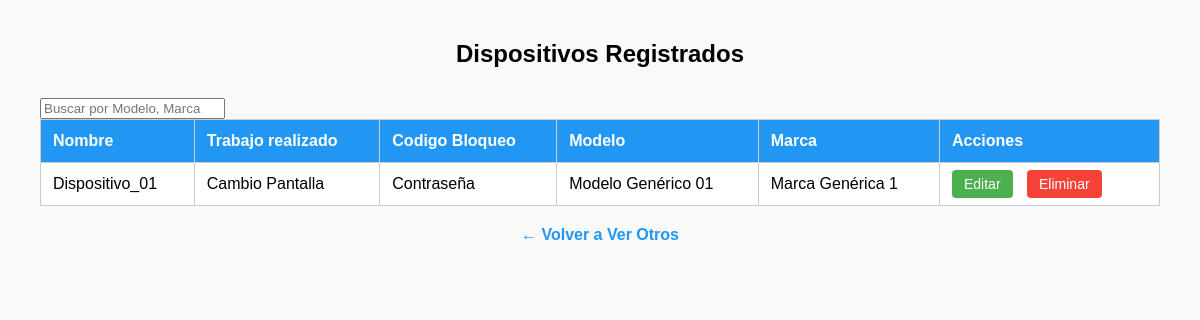
Before: /ver_dispositivos/ with the older database file.
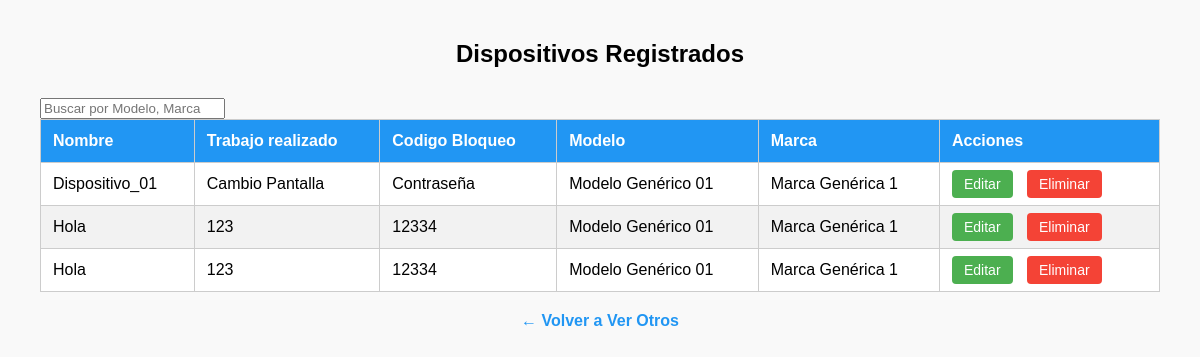
After: the same page with the newer database file.
### Modelos/models.py (models this page shows, shortened)
class Dispositivo(models.Model):
    Nombre = models.CharField(max_length=30)
    Trabajo_realizado = models.CharField(max_length=100)
    Codigo_Bloqueo = models.CharField(max_length=50)
    modelo = models.ForeignKey(Modelo,on_delete=models.CASCADE)
    Activo = models.BooleanField(default=True)

class Modelo(models.Model):
    Modelo = models.CharField(max_length=50)
    Marca = models.ForeignKey(Marca, on_delete=models.CASCADE)
    def __str__(self):
        return self.Modelo

class Marca(models.Model):
    Marca = models.CharField(max_length=20)

### Modelos/views.py (the view)
# urls.py: path('ver_dispositivos/', views.ver_dispositivos, name='ver_dispositivos'),
def ver_dispositivos(request):
    dispositivos = Dispositivo.objects.filter(Activo=True)
    return render(request, 'ver_dispositivos.html', {'dispositivos': dispositivos})

### Templates/ver_dispositivos.html (shortened to what this page needs)
<!DOCTYPE html>
<html lang="es">
<head>
</head>
<body>
    <h2>Dispositivos Registrados</h2>
        <div class="buscador">
        <input type="text" id="busqueda" onkeyup="filtrarTabla()" placeholder="Buscar por Modelo, Marca">
        </div>
    <table id="tabla-Dispositivo">
        <thead>
            <tr>
                <th>Nombre</th>
                <th>Trabajo realizado</th>
                <th>Codigo Bloqueo</th>
                <th>Modelo</th>
                <th>Marca</th>
                <th>Acciones</th>
            </tr>
        </thead>
        <tbody>
            {% for Dispositivo in dispositivos %}
            <tr>
                <td>{{ Dispositivo.Nombre }}</td>
                <td>{{ Dispositivo.Trabajo_realizado }}</td>
                <td>{{ Dispositivo.Codigo_Bloqueo }}</td>
                <td>{{ Dispositivo.modelo }}</td>
                <td>{{ Dispositivo.modelo.Marca.Marca }}</td>
                <td class="acciones">
                    <a href="{% url 'editar_dispositivo' Dispositivo.pk %}">Editar</a>
                    <a href="{% url 'eliminar_dispositivo' Dispositivo.pk %}" class="eliminar">Eliminar</a>
                </td>
            </tr>
            {% empty %}
            <tr><td colspan="6" style="text-align:center;">No hay Dispositivos registrados.</td></tr>
            {% endfor %}
        </tbody>
    </table>
    <div class="volver">
        <a href="{% url 'ver_otros' %}">← Volver a Ver Otros</a>
    </div>
</body>
</html>

### Templates/ver_dispositivos.html (style rules this page uses)
body { font-family: Arial; margin: 40px; background-color: #f9f9f9; }
h2 { text-align: center; margin-bottom: 30px; }
table { width: 100%; border-collapse: collapse; background-color: white; }
th, td { padding: 12px; border: 1px solid #ccc; text-align: left; }
th { background-color: #2196F3; color: white; }
tr:nth-child(even) { background-color: #f2f2f2; }
.acciones a { margin-right: 10px; padding: 6px 12px; background-color: #4CAF50; color: white; text-decoration: none; border-radius: 4px; font-size: 14px; }
.acciones a.eliminar { background-color: #f44336; }
.volver { margin-top: 20px; text-align: center; }
.volver a { text-decoration: none; color: #2196F3; font-weight: bold; }

Changed rows visible on the page:
added Dispositivo: Nombre "Hola", Trabajo_realizado "123", Codigo_Bloqueo "12334", modelo "Modelo Genérico 01", modelo.Marca.Marca "Marca Genérica 1"
added Dispositivo: Nombre "Hola", Trabajo_realizado "123", Codigo_Bloqueo "12334", modelo "Modelo Genérico 01", modelo.Marca.Marca "Marca Genérica 1"
